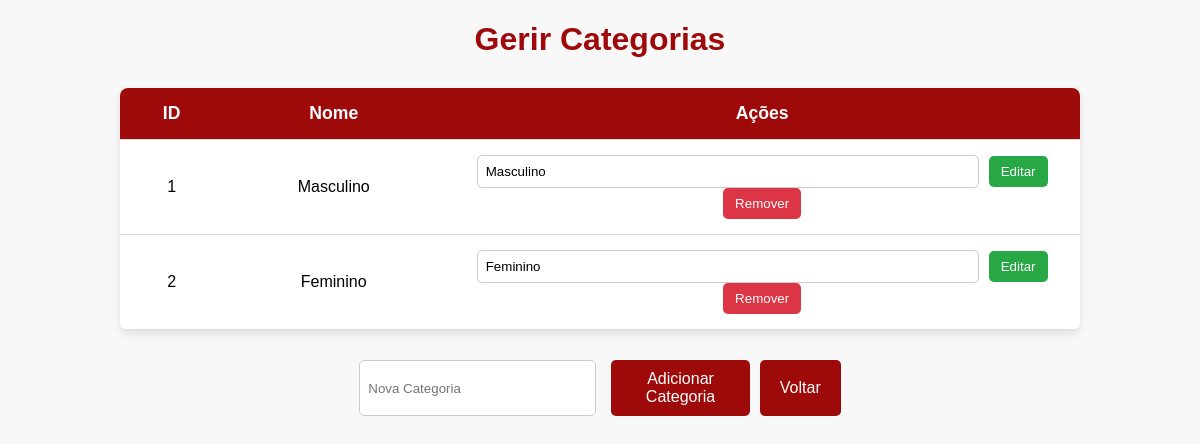
The app's page /adm/manage_categories.php (signed in) with its own data.
### tables this page shows
CREATE TABLE `categories` (
  `id` int(11) NOT NULL,
  `name` varchar(100) NOT NULL,
  `created_at` timestamp NOT NULL DEFAULT current_timestamp()
);

### adm/manage_categories.php (the view, shortened to what this page needs)
<?php
require_once '../includes/db_connection.php';
try {
    $stmt = $pdo->query('SELECT * FROM categories');
    $categories = $stmt->fetchAll(PDO::FETCH_ASSOC);
} catch (PDOException $e) {
    die("Erro ao conectar com a base de dados: " . $e->getMessage());
}
?>
<!DOCTYPE html>
<html lang="en">
<head>
    <link rel="stylesheet" href="../css/admin_perfil.css">
<body class="manage-categories">
    <h1>Gerir Categorias</h1>
    <table>
        <thead>
            <tr>
                <th>ID</th>
                <th>Nome</th>
                <th>Ações</th>
            </tr>
        </thead>
        <tbody>
            <?php foreach ($categories as $category): ?>
                <tr>
                    <td><?php echo $category['id']; ?></td>
                    <td><?php echo htmlspecialchars($category['name']); ?></td>
                    <td>
                        <form method="POST" class="form-categories">
                            <input type="text" name="category_name" placeholder="Editar Nome" value="<?php echo htmlspecialchars($category['name']); ?>" required>
                            <button type="submit" name="action" value="edit">Editar</button>
                        </form>
                        <form method="POST" class="form-categories-button" onsubmit="return confirm('Tem certeza que deseja remover esta categoria?');">
                            <button type="submit" class="delete-btn-manage-categories" name="action" value="delete">Remover</button>
                        </form>
                    </td>
                </tr>
            <?php endforeach; ?>
        </tbody>
    </table>
    <div class="admin-actions-manage-categories">
        <form method="POST" style="display: flex; gap: 10px;">
            <input type="text" name="category_name" placeholder="Nova Categoria" required>
            <button type="submit" name="action" value="add">Adicionar Categoria</button>
        </form>
        <button onclick="window.location.href='admin_dashboard.php';">Voltar</button>
    </div>
</body>
</html>

### css/admin_perfil.css (style rules this page uses)
body { font-family: Arial, sans-serif; background-color: #f8f8f8; margin: 0; padding: 0; }
h1 { text-align: center; color: #9e0909; }
.manage-categories { width: 100%; }
.manage-categories table { width: 80%; margin: 30px auto; border-collapse: collapse; box-shadow: 0 4px 8px rgba(0, 0, 0, 0.1); background-color: #ffffff; border-radius: 8px; overflow: hidden; }
.manage-categories th, .manage-categories td { padding: 15px; text-align: center; border-bottom: 1px solid #ddd; }
.manage-categories th { background-color: #9e0909; color: white; font-size: 1.1rem; }
.manage-categories td { font-size: 1rem; }
.manage-categories form input[type="text"] { width: 80%; padding: 8px; border: 1px solid #ccc; border-radius: 5px; margin-right: 5px; }
.manage-categories form button { background-color: #28a745; color: white; border: none; padding: 8px 12px; cursor: pointer; border-radius: 5px; }
.manage-categories .delete-btn-manage-categories { background-color: #dc3545 !important; }
.manage-categories .admin-actions-manage-categories { display: flex; justify-content: center; gap: 10px; margin-top: 20px; }
.manage-categories .admin-actions-manage-categories button { background-color: #9e0909; color: white; padding: 10px 20px; border: none; border-radius: 5px; font-size: 1rem; cursor: pointer; }
table th, table td { padding: 10px 15px; text-align: center; border-bottom: 1px solid #ddd; }
table th { background-color: #9e0909; color: white; }
table { width: 90%; margin: 20px auto; border-collapse: collapse; box-shadow: 0 4px 8px rgba(0, 0, 0, 0.1); background-color: white; border-radius: 8px; overflow: hidden; }
table td { font-size: 1rem; }

### records on screen
categories: id "1", name "Masculino", category_name "Masculino"
categories: id "2", name "Feminino", category_name "Feminino"
